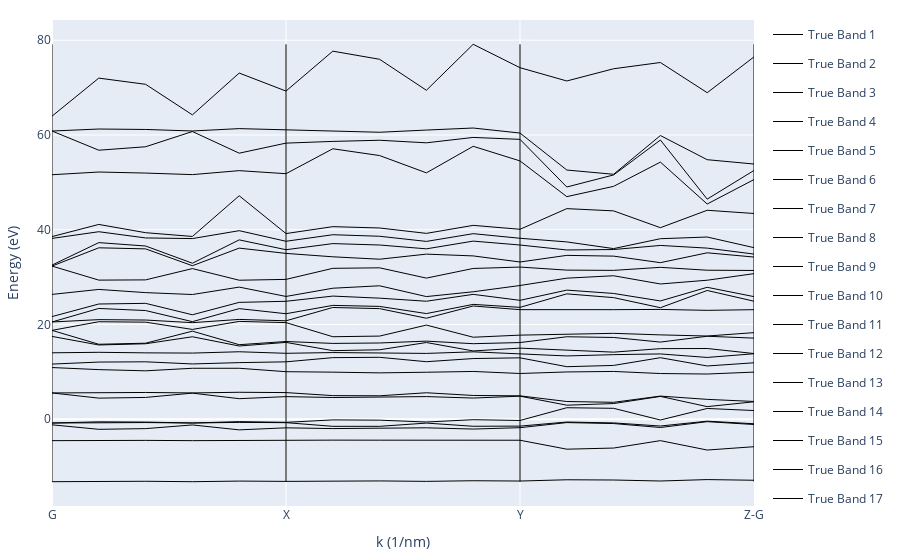
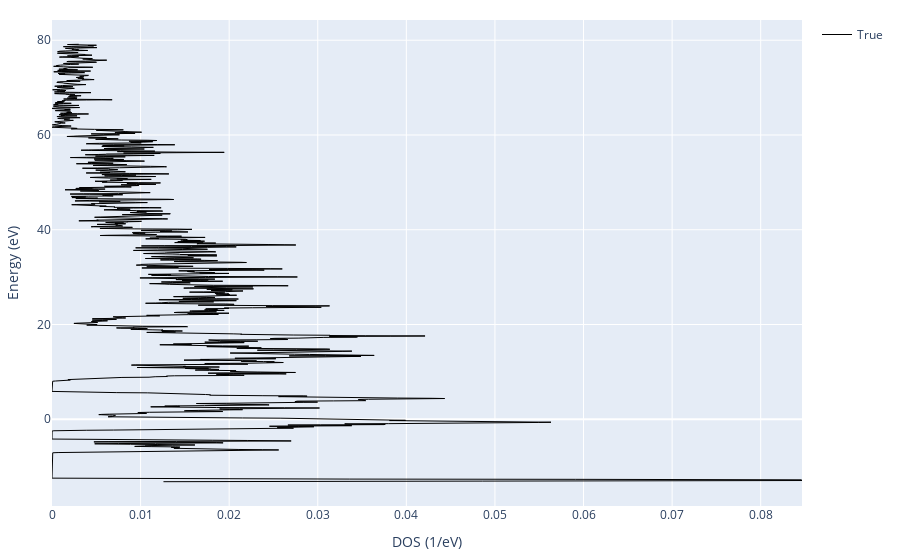
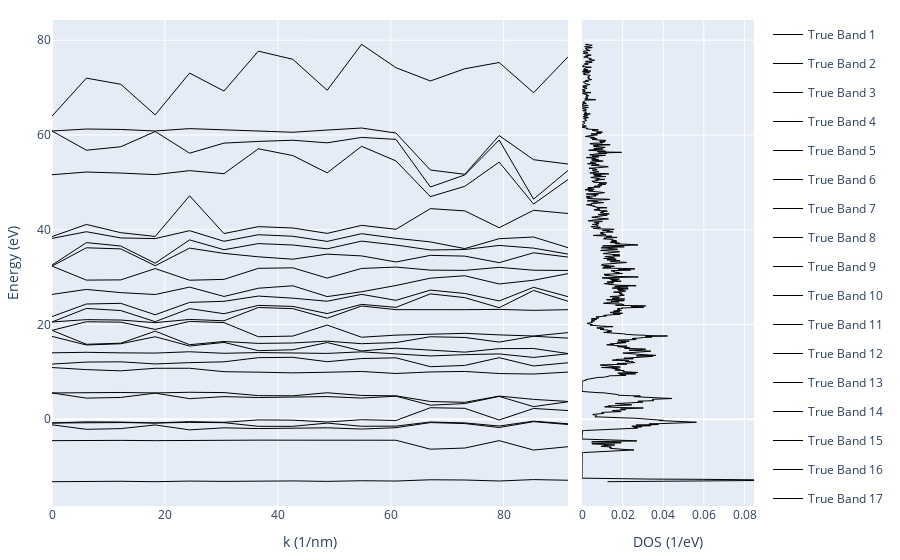

Notebook cell for these charts, in order:
### Code cell
# filepath = savedir_struct / f"{n_atoms}atm_{structure}_bands.html"
fig_bands = plot_bands(k_len, bands, k_idx, k_label, predicted_bands=None, filepath=None)
# filepath = savedir_struct / f"{n_atoms}atm_{structure}_dos.html"
fig_dos = plot_dos(energies, dos, predicted_dos=None, filepath=None)
# filepath = savedir_struct / f"{n_atoms}atm_{structure}_bandsdos.html"
combine_band_and_dos(fig_bands, fig_dos, filepath=None)
None

### Figure 1 — Plotly figure (JSON) as saved in the notebook; plotly's stock layout.template omitted (floating-point values rounded to 4 significant figures)
{"data": [{"legendgroup": "Band 1", "line": {"color": "black", "dash": "solid", "width": 1}, "mode": "lines", "name": "True Band 1", "showlegend": true, "type": "scatter", "x": [0.0, 6.092, 12.18, 18.28, 24.37, 30.46, 36.55, 42.65, 48.74, 54.83, 60.92, 67.02, 73.11, 79.2, 85.29, 91.39], "y": [-13.17, -13.06, -13.08, -13.17, -13.04, -13.11, -12.99, -13.01, -13.1, -12.97, -13.03, -12.77, -12.82, -13.03, -12.73, -12.87]}, {"legendgroup": "Band 2", "line": {"color": "black", "dash": "solid", "width": 1}, "mode": "lines", "name": "True Band 2", "showlegend": true, "type": "scatter", "x": [0.0, 6.092, 12.18, 18.28, 24.37, 30.46, 36.55, 42.65, 48.74, 54.83, 60.92, 67.02, 73.11, 79.2, 85.29, 91.39], "y": [-4.511, -4.442, -4.454, -4.509, -4.432, -4.467, -4.4, -4.411, -4.466, -4.39, -4.424, -6.31, -6.072, -4.506, -6.492, -5.789]}, {"legendgroup": "Band 3", "line": {"color": "black", "dash": "solid", "width": 1}, "mode": "lines", "name": "True Band 3", "showlegend": true, "type": "scatter", "x": [0.0, 6.092, 12.18, 18.28, 24.37, 30.46, 36.55, 42.65, 48.74, 54.83, 60.92, 67.02, 73.11, 79.2, 85.29, 91.39], "y": [-1.169, -2.119, -1.971, -1.196, -2.235, -1.803, -1.964, -1.854, -1.799, -2.063, -1.773, -0.6979, -0.9041, -1.736, -0.5022, -1.103]}, {"legendgroup": "Band 4", "line": {"color": "black", "dash": "solid", "width": 1}, "mode": "lines", "name": "True Band 4", "showlegend": true, "type": "scatter", "x": [0.0, 6.092, 12.18, 18.28, 24.37, 30.46, 36.55, 42.65, 48.74, 54.83, 60.92, 67.02, 73.11, 79.2, 85.29, 91.39], "y": [-0.7882, -0.6732, -0.6926, -0.7853, -0.6575, -0.714, -1.49, -1.491, -0.8038, -1.475, -1.442, -0.5775, -0.7658, -1.424, -0.3992, -0.9454]}, {"legendgroup": "Band 5", "line": {"color": "black", "dash": "solid", "width": 1}, "mode": "lines", "name": "True Band 5", "showlegend": true, "type": "scatter", "x": [0.0, 6.092, 12.18, 18.28, 24.37, 30.46, 36.55, 42.65, 48.74, 54.83, 60.92, 67.02, 73.11, 79.2, 85.29, 91.39], "y": [-0.7882, -0.5403, -0.5912, -0.7851, -0.4973, -0.6444, -0.1316, -0.1874, -0.5742, -0.08661, -0.2504, 2.439, 2.312, -0.1543, 2.284, 1.845]}, {"legendgroup": "Band 6", "line": {"color": "black", "dash": "solid", "width": 1}, "mode": "lines", "name": "True Band 6", "showlegend": true, "type": "scatter", "x": [0.0, 6.092, 12.18, 18.28, 24.37, 30.46, 36.55, 42.65, 48.74, 54.83, 60.92, 67.02, 73.11, 79.2, 85.29, 91.39], "y": [5.557, 4.462, 4.61, 5.517, 4.347, 4.783, 4.593, 4.736, 4.788, 4.479, 4.874, 2.971, 3.322, 4.824, 2.667, 3.69]}, {"legendgroup": "Band 7", "line": {"color": "black", "dash": "solid", "width": 1}, "mode": "lines", "name": "True Band 7", "showlegend": true, "type": "scatter", "x": [0.0, 6.092, 12.18, 18.28, 24.37, 30.46, 36.55, 42.65, 48.74, 54.83, 60.92, 67.02, 73.11, 79.2, 85.29, 91.39], "y": [5.557, 5.68, 5.658, 5.56, 5.698, 5.635, 4.994, 4.957, 5.598, 5.027, 4.946, 3.752, 3.578, 4.892, 4.204, 3.756]}, {"legendgroup": "Band 8", "line": {"color": "black", "dash": "solid", "width": 1}, "mode": "lines", "name": "True Band 8", "showlegend": true, "type": "scatter", "x": [0.0, 6.092, 12.18, 18.28, 24.37, 30.46, 36.55, 42.65, 48.74, 54.83, 60.92, 67.02, 73.11, 79.2, 85.29, 91.39], "y": [10.92, 10.48, 10.23, 10.76, 10.76, 10.04, 9.944, 9.795, 9.927, 10.09, 9.663, 9.989, 10.1, 9.652, 9.549, 9.956]}, {"legendgroup": "Band 9", "line": {"color": "black", "dash": "solid", "width": 1}, "mode": "lines", "name": "True Band 9", "showlegend": true, "type": "scatter", "x": [0.0, 6.092, 12.18, 18.28, 24.37, 30.46, 36.55, 42.65, 48.74, 54.83, 60.92, 67.02, 73.11, 79.2, 85.29, 91.39], "y": [11.65, 12.07, 12.13, 11.68, 11.96, 12.12, 13.01, 13.08, 12.15, 12.81, 12.97, 11.1, 11.36, 13.0, 11.25, 11.92]}, {"legendgroup": "Band 10", "line": {"color": "black", "dash": "solid", "width": 1}, "mode": "lines", "name": "True Band 10", "showlegend": true, "type": "scatter", "x": [0.0, 6.092, 12.18, 18.28, 24.37, 30.46, 36.55, 42.65, 48.74, 54.83, 60.92, 67.02, 73.11, 79.2, 85.29, 91.39], "y": [14.03, 14.13, 14.02, 13.97, 14.25, 13.92, 14.08, 13.94, 13.9, 14.23, 13.87, 13.37, 13.64, 13.79, 13.05, 13.83]}, {"legendgroup": "Band 11", "line": {"color": "black", "dash": "solid", "width": 1}, "mode": "lines", "name": "True Band 11", "showlegend": true, "type": "scatter", "x": [0.0, 6.092, 12.18, 18.28, 24.37, 30.46, 36.55, 42.65, 48.74, 54.83, 60.92, 67.02, 73.11, 79.2, 85.29, 91.39], "y": [17.49, 15.68, 15.94, 17.42, 15.46, 16.22, 14.48, 14.67, 16.2, 14.42, 15.02, 14.54, 14.17, 14.91, 14.94, 13.87]}, {"legendgroup": "Band 12", "line": {"color": "black", "dash": "solid", "width": 1}, "mode": "lines", "name": "True Band 12", "showlegend": true, "type": "scatter", "x": [0.0, 6.092, 12.18, 18.28, 24.37, 30.46, 36.55, 42.65, 48.74, 54.83, 60.92, 67.02, 73.11, 79.2, 85.29, 91.39], "y": [18.76, 15.83, 16.06, 18.6, 15.74, 16.41, 16.01, 16.1, 16.49, 15.95, 16.19, 17.42, 17.27, 16.29, 17.53, 17.12]}, {"legendgroup": "Band 13", "line": {"color": "black", "dash": "solid", "width": 1}, "mode": "lines", "name": "True Band 13", "showlegend": true, "type": "scatter", "x": [0.0, 6.092, 12.18, 18.28, 24.37, 30.46, 36.55, 42.65, 48.74, 54.83, 60.92, 67.02, 73.11, 79.2, 85.29, 91.39], "y": [18.76, 20.59, 20.5, 18.96, 20.66, 20.4, 17.42, 17.56, 19.88, 17.32, 17.76, 17.87, 18.14, 17.81, 17.57, 18.29]}, {"legendgroup": "Band 14", "line": {"color": "black", "dash": "solid", "width": 1}, "mode": "lines", "name": "True Band 14", "showlegend": true, "type": "scatter", "x": [0.0, 6.092, 12.18, 18.28, 24.37, 30.46, 36.55, 42.65, 48.74, 54.83, 60.92, 67.02, 73.11, 79.2, 85.29, 91.39], "y": [20.54, 21.03, 20.94, 20.39, 21.07, 20.79, 23.59, 23.35, 21.32, 23.91, 23.14, 23.08, 23.13, 23.19, 22.99, 23.13]}, {"legendgroup": "Band 15", "line": {"color": "black", "dash": "solid", "width": 1}, "mode": "lines", "name": "True Band 15", "showlegend": true, "type": "scatter", "x": [0.0, 6.092, 12.18, 18.28, 24.37, 30.46, 36.55, 42.65, 48.74, 54.83, 60.92, 67.02, 73.11, 79.2, 85.29, 91.39], "y": [20.54, 23.39, 22.94, 20.6, 23.35, 22.28, 24.04, 23.82, 22.3, 24.25, 23.62, 26.47, 25.68, 23.55, 27.18, 24.92]}, {"legendgroup": "Band 16", "line": {"color": "black", "dash": "solid", "width": 1}, "mode": "lines", "name": "True Band 16", "showlegend": true, "type": "scatter", "x": [0.0, 6.092, 12.18, 18.28, 24.37, 30.46, 36.55, 42.65, 48.74, 54.83, 60.92, 67.02, 73.11, 79.2, 85.29, 91.39], "y": [21.67, 24.33, 24.47, 22.05, 24.67, 24.9, 26.0, 25.56, 24.91, 26.36, 25.1, 27.26, 26.55, 24.97, 27.85, 25.88]}, {"legendgroup": "Band 17", "line": {"color": "black", "dash": "solid", "width": 1}, "mode": "lines", "name": "True Band 17", "showlegend": true, "type": "scatter", "x": [0.0, 6.092, 12.18, 18.28, 24.37, 30.46, 36.55, 42.65, 48.74, 54.83, 60.92, 67.02, 73.11, 79.2, 85.29, 91.39], "y": [26.35, 27.4, 26.73, 26.33, 27.89, 25.92, 27.66, 28.17, 25.89, 26.91, 28.23, 29.78, 30.29, 28.56, 29.35, 30.73]}, {"legendgroup": "Band 18", "line": {"color": "black", "dash": "solid", "width": 1}, "mode": "lines", "name": "True Band 18", "showlegend": true, "type": "scatter", "x": [0.0, 6.092, 12.18, 18.28, 24.37, 30.46, 36.55, 42.65, 48.74, 54.83, 60.92, 67.02, 73.11, 79.2, 85.29, 91.39], "y": [32.33, 29.37, 29.42, 31.8, 29.35, 29.53, 31.86, 31.96, 29.79, 31.83, 32.12, 31.48, 31.42, 32.07, 31.46, 31.41]}, {"legendgroup": "Band 19", "line": {"color": "black", "dash": "solid", "width": 1}, "mode": "lines", "name": "True Band 19", "showlegend": true, "type": "scatter", "x": [0.0, 6.092, 12.18, 18.28, 24.37, 30.46, 36.55, 42.65, 48.74, 54.83, 60.92, 67.02, 73.11, 79.2, 85.29, 91.39], "y": [32.33, 36.19, 35.96, 32.41, 36.12, 35.01, 34.29, 33.78, 34.85, 34.48, 33.19, 34.59, 34.43, 33.05, 35.13, 34.23]}, {"legendgroup": "Band 20", "line": {"color": "black", "dash": "solid", "width": 1}, "mode": "lines", "name": "True Band 20", "showlegend": true, "type": "scatter", "x": [0.0, 6.092, 12.18, 18.28, 24.37, 30.46, 36.55, 42.65, 48.74, 54.83, 60.92, 67.02, 73.11, 79.2, 85.29, 91.39], "y": [32.54, 37.28, 36.56, 32.93, 37.86, 35.79, 37.08, 36.78, 35.97, 37.6, 36.78, 35.73, 35.83, 36.69, 36.12, 34.86]}, {"legendgroup": "Band 21", "line": {"color": "black", "dash": "solid", "width": 1}, "mode": "lines", "name": "True Band 21", "showlegend": true, "type": "scatter", "x": [0.0, 6.092, 12.18, 18.28, 24.37, 30.46, 36.55, 42.65, 48.74, 54.83, 60.92, 67.02, 73.11, 79.2, 85.29, 91.39], "y": [38.17, 39.58, 38.27, 38.13, 39.8, 37.57, 38.95, 38.63, 37.54, 39.17, 38.2, 37.43, 36.02, 38.11, 38.46, 36.22]}, {"legendgroup": "Band 22", "line": {"color": "black", "dash": "solid", "width": 1}, "mode": "lines", "name": "True Band 22", "showlegend": true, "type": "scatter", "x": [0.0, 6.092, 12.18, 18.28, 24.37, 30.46, 36.55, 42.65, 48.74, 54.83, 60.92, 67.02, 73.11, 79.2, 85.29, 91.39], "y": [38.55, 41.12, 39.38, 38.58, 47.17, 39.19, 40.65, 40.37, 39.23, 40.92, 40.1, 44.45, 43.98, 40.43, 44.11, 43.43]}, {"legendgroup": "Band 23", "line": {"color": "black", "dash": "solid", "width": 1}, "mode": "lines", "name": "True Band 23", "showlegend": true, "type": "scatter", "x": [0.0, 6.092, 12.18, 18.28, 24.37, 30.46, 36.55, 42.65, 48.74, 54.83, 60.92, 67.02, 73.11, 79.2, 85.29, 91.39], "y": [51.61, 52.18, 51.96, 51.64, 52.47, 51.83, 57.09, 55.66, 52.01, 57.61, 54.53, 46.98, 49.16, 54.27, 45.43, 50.59]}, {"legendgroup": "Band 24", "line": {"color": "black", "dash": "solid", "width": 1}, "mode": "lines", "name": "True Band 24", "showlegend": true, "type": "scatter", "x": [0.0, 6.092, 12.18, 18.28, 24.37, 30.46, 36.55, 42.65, 48.74, 54.83, 60.92, 67.02, 73.11, 79.2, 85.29, 91.39], "y": [60.83, 56.79, 57.51, 60.73, 56.16, 58.28, 58.64, 58.89, 58.34, 59.48, 59.07, 49.02, 51.56, 58.94, 46.46, 52.52]}, {"legendgroup": "Band 25", "line": {"color": "black", "dash": "solid", "width": 1}, "mode": "lines", "name": "True Band 25", "showlegend": true, "type": "scatter", "x": [0.0, 6.092, 12.18, 18.28, 24.37, 30.46, 36.55, 42.65, 48.74, 54.83, 60.92, 67.02, 73.11, 79.2, 85.29, 91.39], "y": [60.83, 61.25, 61.16, 60.84, 61.34, 61.07, 60.94, 60.57, 61.04, 61.47, 60.41, 52.6, 51.7, 59.88, 54.78, 53.87]}, {"legendgroup": "Band 26", "line": {"color": "black", "dash": "solid", "width": 1}, "mode": "lines", "name": "True Band 26", "showlegend": true, "type": "scatter", "x": [0.0, 6.092, 12.18, 18.28, 24.37, 30.46, 36.55, 42.65, 48.74, 54.83, 60.92, 67.02, 73.11, 79.2, 85.29, 91.39], "y": [63.97, 72.0, 70.69, 64.24, 73.07, 69.27, 77.69, 75.97, 69.43, 79.14, 74.2, 71.4, 73.98, 75.3, 68.92, 76.47]}], "layout": {"margin": {"b": 50, "l": 50, "r": 20, "t": 20}, "shapes": [{"line": {"color": "black", "width": 1}, "type": "line", "x0": 0, "x1": 0, "y0": -13.17, "y1": 79.14}, {"line": {"color": "black", "width": 1}, "type": "line", "x0": 30.46, "x1": 30.46, "y0": -13.17, "y1": 79.14}, {"line": {"color": "black", "width": 1}, "type": "line", "x0": 60.92, "x1": 60.92, "y0": -13.17, "y1": 79.14}, {"line": {"color": "black", "width": 1}, "type": "line", "x0": 91.39, "x1": 91.39, "y0": -13.17, "y1": 79.14}], "showlegend": true, "xaxis": {"range": [0, 91.39], "showticklabels": true, "tickmode": "array", "ticks": "", "ticktext": ["G", "X", "Y", "Z-G"], "tickvals": [0, 30.46, 60.92, 91.39], "title": {"text": "k (1/nm)"}}, "yaxis": {"title": {"text": "Energy (eV)"}}}}

### Figure 2 — Plotly figure (JSON) as saved in the notebook; plotly's stock layout.template omitted (floating-point values rounded to 4 significant figures; data arrays with more than 128 entries replaced by an {"elided": "..."} marker saying what was removed)
{"data": [{"line": {"color": "black", "dash": "solid", "width": 1}, "mode": "lines", "name": "True", "type": "scatter", "x": {"elided": "1847 float values"}, "y": {"elided": "1847 float values"}}], "layout": {"margin": {"b": 20, "l": 50, "r": 50, "t": 20}, "showlegend": true, "xaxis": {"title": {"text": "DOS (1/eV)"}}, "yaxis": {"title": {"text": "Energy (eV)"}}}}

### Figure 3 — Plotly figure (JSON) as saved in the notebook; plotly's stock layout.template omitted (floating-point values rounded to 4 significant figures; data arrays with more than 128 entries replaced by an {"elided": "..."} marker saying what was removed)
{"data": [{"legendgroup": "Band 1", "line": {"color": "black", "dash": "solid", "width": 1}, "mode": "lines", "name": "True Band 1", "showlegend": true, "type": "scatter", "x": [0.0, 6.092, 12.18, 18.28, 24.37, 30.46, 36.55, 42.65, 48.74, 54.83, 60.92, 67.02, 73.11, 79.2, 85.29, 91.39], "xaxis": "x", "y": [-13.17, -13.06, -13.08, -13.17, -13.04, -13.11, -12.99, -13.01, -13.1, -12.97, -13.03, -12.77, -12.82, -13.03, -12.73, -12.87], "yaxis": "y"}, {"legendgroup": "Band 2", "line": {"color": "black", "dash": "solid", "width": 1}, "mode": "lines", "name": "True Band 2", "showlegend": true, "type": "scatter", "x": [0.0, 6.092, 12.18, 18.28, 24.37, 30.46, 36.55, 42.65, 48.74, 54.83, 60.92, 67.02, 73.11, 79.2, 85.29, 91.39], "xaxis": "x", "y": [-4.511, -4.442, -4.454, -4.509, -4.432, -4.467, -4.4, -4.411, -4.466, -4.39, -4.424, -6.31, -6.072, -4.506, -6.492, -5.789], "yaxis": "y"}, {"legendgroup": "Band 3", "line": {"color": "black", "dash": "solid", "width": 1}, "mode": "lines", "name": "True Band 3", "showlegend": true, "type": "scatter", "x": [0.0, 6.092, 12.18, 18.28, 24.37, 30.46, 36.55, 42.65, 48.74, 54.83, 60.92, 67.02, 73.11, 79.2, 85.29, 91.39], "xaxis": "x", "y": [-1.169, -2.119, -1.971, -1.196, -2.235, -1.803, -1.964, -1.854, -1.799, -2.063, -1.773, -0.6979, -0.9041, -1.736, -0.5022, -1.103], "yaxis": "y"}, {"legendgroup": "Band 4", "line": {"color": "black", "dash": "solid", "width": 1}, "mode": "lines", "name": "True Band 4", "showlegend": true, "type": "scatter", "x": [0.0, 6.092, 12.18, 18.28, 24.37, 30.46, 36.55, 42.65, 48.74, 54.83, 60.92, 67.02, 73.11, 79.2, 85.29, 91.39], "xaxis": "x", "y": [-0.7882, -0.6732, -0.6926, -0.7853, -0.6575, -0.714, -1.49, -1.491, -0.8038, -1.475, -1.442, -0.5775, -0.7658, -1.424, -0.3992, -0.9454], "yaxis": "y"}, {"legendgroup": "Band 5", "line": {"color": "black", "dash": "solid", "width": 1}, "mode": "lines", "name": "True Band 5", "showlegend": true, "type": "scatter", "x": [0.0, 6.092, 12.18, 18.28, 24.37, 30.46, 36.55, 42.65, 48.74, 54.83, 60.92, 67.02, 73.11, 79.2, 85.29, 91.39], "xaxis": "x", "y": [-0.7882, -0.5403, -0.5912, -0.7851, -0.4973, -0.6444, -0.1316, -0.1874, -0.5742, -0.08661, -0.2504, 2.439, 2.312, -0.1543, 2.284, 1.845], "yaxis": "y"}, {"legendgroup": "Band 6", "line": {"color": "black", "dash": "solid", "width": 1}, "mode": "lines", "name": "True Band 6", "showlegend": true, "type": "scatter", "x": [0.0, 6.092, 12.18, 18.28, 24.37, 30.46, 36.55, 42.65, 48.74, 54.83, 60.92, 67.02, 73.11, 79.2, 85.29, 91.39], "xaxis": "x", "y": [5.557, 4.462, 4.61, 5.517, 4.347, 4.783, 4.593, 4.736, 4.788, 4.479, 4.874, 2.971, 3.322, 4.824, 2.667, 3.69], "yaxis": "y"}, {"legendgroup": "Band 7", "line": {"color": "black", "dash": "solid", "width": 1}, "mode": "lines", "name": "True Band 7", "showlegend": true, "type": "scatter", "x": [0.0, 6.092, 12.18, 18.28, 24.37, 30.46, 36.55, 42.65, 48.74, 54.83, 60.92, 67.02, 73.11, 79.2, 85.29, 91.39], "xaxis": "x", "y": [5.557, 5.68, 5.658, 5.56, 5.698, 5.635, 4.994, 4.957, 5.598, 5.027, 4.946, 3.752, 3.578, 4.892, 4.204, 3.756], "yaxis": "y"}, {"legendgroup": "Band 8", "line": {"color": "black", "dash": "solid", "width": 1}, "mode": "lines", "name": "True Band 8", "showlegend": true, "type": "scatter", "x": [0.0, 6.092, 12.18, 18.28, 24.37, 30.46, 36.55, 42.65, 48.74, 54.83, 60.92, 67.02, 73.11, 79.2, 85.29, 91.39], "xaxis": "x", "y": [10.92, 10.48, 10.23, 10.76, 10.76, 10.04, 9.944, 9.795, 9.927, 10.09, 9.663, 9.989, 10.1, 9.652, 9.549, 9.956], "yaxis": "y"}, {"legendgroup": "Band 9", "line": {"color": "black", "dash": "solid", "width": 1}, "mode": "lines", "name": "True Band 9", "showlegend": true, "type": "scatter", "x": [0.0, 6.092, 12.18, 18.28, 24.37, 30.46, 36.55, 42.65, 48.74, 54.83, 60.92, 67.02, 73.11, 79.2, 85.29, 91.39], "xaxis": "x", "y": [11.65, 12.07, 12.13, 11.68, 11.96, 12.12, 13.01, 13.08, 12.15, 12.81, 12.97, 11.1, 11.36, 13.0, 11.25, 11.92], "yaxis": "y"}, {"legendgroup": "Band 10", "line": {"color": "black", "dash": "solid", "width": 1}, "mode": "lines", "name": "True Band 10", "showlegend": true, "type": "scatter", "x": [0.0, 6.092, 12.18, 18.28, 24.37, 30.46, 36.55, 42.65, 48.74, 54.83, 60.92, 67.02, 73.11, 79.2, 85.29, 91.39], "xaxis": "x", "y": [14.03, 14.13, 14.02, 13.97, 14.25, 13.92, 14.08, 13.94, 13.9, 14.23, 13.87, 13.37, 13.64, 13.79, 13.05, 13.83], "yaxis": "y"}, {"legendgroup": "Band 11", "line": {"color": "black", "dash": "solid", "width": 1}, "mode": "lines", "name": "True Band 11", "showlegend": true, "type": "scatter", "x": [0.0, 6.092, 12.18, 18.28, 24.37, 30.46, 36.55, 42.65, 48.74, 54.83, 60.92, 67.02, 73.11, 79.2, 85.29, 91.39], "xaxis": "x", "y": [17.49, 15.68, 15.94, 17.42, 15.46, 16.22, 14.48, 14.67, 16.2, 14.42, 15.02, 14.54, 14.17, 14.91, 14.94, 13.87], "yaxis": "y"}, {"legendgroup": "Band 12", "line": {"color": "black", "dash": "solid", "width": 1}, "mode": "lines", "name": "True Band 12", "showlegend": true, "type": "scatter", "x": [0.0, 6.092, 12.18, 18.28, 24.37, 30.46, 36.55, 42.65, 48.74, 54.83, 60.92, 67.02, 73.11, 79.2, 85.29, 91.39], "xaxis": "x", "y": [18.76, 15.83, 16.06, 18.6, 15.74, 16.41, 16.01, 16.1, 16.49, 15.95, 16.19, 17.42, 17.27, 16.29, 17.53, 17.12], "yaxis": "y"}, {"legendgroup": "Band 13", "line": {"color": "black", "dash": "solid", "width": 1}, "mode": "lines", "name": "True Band 13", "showlegend": true, "type": "scatter", "x": [0.0, 6.092, 12.18, 18.28, 24.37, 30.46, 36.55, 42.65, 48.74, 54.83, 60.92, 67.02, 73.11, 79.2, 85.29, 91.39], "xaxis": "x", "y": [18.76, 20.59, 20.5, 18.96, 20.66, 20.4, 17.42, 17.56, 19.88, 17.32, 17.76, 17.87, 18.14, 17.81, 17.57, 18.29], "yaxis": "y"}, {"legendgroup": "Band 14", "line": {"color": "black", "dash": "solid", "width": 1}, "mode": "lines", "name": "True Band 14", "showlegend": true, "type": "scatter", "x": [0.0, 6.092, 12.18, 18.28, 24.37, 30.46, 36.55, 42.65, 48.74, 54.83, 60.92, 67.02, 73.11, 79.2, 85.29, 91.39], "xaxis": "x", "y": [20.54, 21.03, 20.94, 20.39, 21.07, 20.79, 23.59, 23.35, 21.32, 23.91, 23.14, 23.08, 23.13, 23.19, 22.99, 23.13], "yaxis": "y"}, {"legendgroup": "Band 15", "line": {"color": "black", "dash": "solid", "width": 1}, "mode": "lines", "name": "True Band 15", "showlegend": true, "type": "scatter", "x": [0.0, 6.092, 12.18, 18.28, 24.37, 30.46, 36.55, 42.65, 48.74, 54.83, 60.92, 67.02, 73.11, 79.2, 85.29, 91.39], "xaxis": "x", "y": [20.54, 23.39, 22.94, 20.6, 23.35, 22.28, 24.04, 23.82, 22.3, 24.25, 23.62, 26.47, 25.68, 23.55, 27.18, 24.92], "yaxis": "y"}, {"legendgroup": "Band 16", "line": {"color": "black", "dash": "solid", "width": 1}, "mode": "lines", "name": "True Band 16", "showlegend": true, "type": "scatter", "x": [0.0, 6.092, 12.18, 18.28, 24.37, 30.46, 36.55, 42.65, 48.74, 54.83, 60.92, 67.02, 73.11, 79.2, 85.29, 91.39], "xaxis": "x", "y": [21.67, 24.33, 24.47, 22.05, 24.67, 24.9, 26.0, 25.56, 24.91, 26.36, 25.1, 27.26, 26.55, 24.97, 27.85, 25.88], "yaxis": "y"}, {"legendgroup": "Band 17", "line": {"color": "black", "dash": "solid", "width": 1}, "mode": "lines", "name": "True Band 17", "showlegend": true, "type": "scatter", "x": [0.0, 6.092, 12.18, 18.28, 24.37, 30.46, 36.55, 42.65, 48.74, 54.83, 60.92, 67.02, 73.11, 79.2, 85.29, 91.39], "xaxis": "x", "y": [26.35, 27.4, 26.73, 26.33, 27.89, 25.92, 27.66, 28.17, 25.89, 26.91, 28.23, 29.78, 30.29, 28.56, 29.35, 30.73], "yaxis": "y"}, {"legendgroup": "Band 18", "line": {"color": "black", "dash": "solid", "width": 1}, "mode": "lines", "name": "True Band 18", "showlegend": true, "type": "scatter", "x": [0.0, 6.092, 12.18, 18.28, 24.37, 30.46, 36.55, 42.65, 48.74, 54.83, 60.92, 67.02, 73.11, 79.2, 85.29, 91.39], "xaxis": "x", "y": [32.33, 29.37, 29.42, 31.8, 29.35, 29.53, 31.86, 31.96, 29.79, 31.83, 32.12, 31.48, 31.42, 32.07, 31.46, 31.41], "yaxis": "y"}, {"legendgroup": "Band 19", "line": {"color": "black", "dash": "solid", "width": 1}, "mode": "lines", "name": "True Band 19", "showlegend": true, "type": "scatter", "x": [0.0, 6.092, 12.18, 18.28, 24.37, 30.46, 36.55, 42.65, 48.74, 54.83, 60.92, 67.02, 73.11, 79.2, 85.29, 91.39], "xaxis": "x", "y": [32.33, 36.19, 35.96, 32.41, 36.12, 35.01, 34.29, 33.78, 34.85, 34.48, 33.19, 34.59, 34.43, 33.05, 35.13, 34.23], "yaxis": "y"}, {"legendgroup": "Band 20", "line": {"color": "black", "dash": "solid", "width": 1}, "mode": "lines", "name": "True Band 20", "showlegend": true, "type": "scatter", "x": [0.0, 6.092, 12.18, 18.28, 24.37, 30.46, 36.55, 42.65, 48.74, 54.83, 60.92, 67.02, 73.11, 79.2, 85.29, 91.39], "xaxis": "x", "y": [32.54, 37.28, 36.56, 32.93, 37.86, 35.79, 37.08, 36.78, 35.97, 37.6, 36.78, 35.73, 35.83, 36.69, 36.12, 34.86], "yaxis": "y"}, {"legendgroup": "Band 21", "line": {"color": "black", "dash": "solid", "width": 1}, "mode": "lines", "name": "True Band 21", "showlegend": true, "type": "scatter", "x": [0.0, 6.092, 12.18, 18.28, 24.37, 30.46, 36.55, 42.65, 48.74, 54.83, 60.92, 67.02, 73.11, 79.2, 85.29, 91.39], "xaxis": "x", "y": [38.17, 39.58, 38.27, 38.13, 39.8, 37.57, 38.95, 38.63, 37.54, 39.17, 38.2, 37.43, 36.02, 38.11, 38.46, 36.22], "yaxis": "y"}, {"legendgroup": "Band 22", "line": {"color": "black", "dash": "solid", "width": 1}, "mode": "lines", "name": "True Band 22", "showlegend": true, "type": "scatter", "x": [0.0, 6.092, 12.18, 18.28, 24.37, 30.46, 36.55, 42.65, 48.74, 54.83, 60.92, 67.02, 73.11, 79.2, 85.29, 91.39], "xaxis": "x", "y": [38.55, 41.12, 39.38, 38.58, 47.17, 39.19, 40.65, 40.37, 39.23, 40.92, 40.1, 44.45, 43.98, 40.43, 44.11, 43.43], "yaxis": "y"}, {"legendgroup": "Band 23", "line": {"color": "black", "dash": "solid", "width": 1}, "mode": "lines", "name": "True Band 23", "showlegend": true, "type": "scatter", "x": [0.0, 6.092, 12.18, 18.28, 24.37, 30.46, 36.55, 42.65, 48.74, 54.83, 60.92, 67.02, 73.11, 79.2, 85.29, 91.39], "xaxis": "x", "y": [51.61, 52.18, 51.96, 51.64, 52.47, 51.83, 57.09, 55.66, 52.01, 57.61, 54.53, 46.98, 49.16, 54.27, 45.43, 50.59], "yaxis": "y"}, {"legendgroup": "Band 24", "line": {"color": "black", "dash": "solid", "width": 1}, "mode": "lines", "name": "True Band 24", "showlegend": true, "type": "scatter", "x": [0.0, 6.092, 12.18, 18.28, 24.37, 30.46, 36.55, 42.65, 48.74, 54.83, 60.92, 67.02, 73.11, 79.2, 85.29, 91.39], "xaxis": "x", "y": [60.83, 56.79, 57.51, 60.73, 56.16, 58.28, 58.64, 58.89, 58.34, 59.48, 59.07, 49.02, 51.56, 58.94, 46.46, 52.52], "yaxis": "y"}, {"legendgroup": "Band 25", "line": {"color": "black", "dash": "solid", "width": 1}, "mode": "lines", "name": "True Band 25", "showlegend": true, "type": "scatter", "x": [0.0, 6.092, 12.18, 18.28, 24.37, 30.46, 36.55, 42.65, 48.74, 54.83, 60.92, 67.02, 73.11, 79.2, 85.29, 91.39], "xaxis": "x", "y": [60.83, 61.25, 61.16, 60.84, 61.34, 61.07, 60.94, 60.57, 61.04, 61.47, 60.41, 52.6, 51.7, 59.88, 54.78, 53.87], "yaxis": "y"}, {"legendgroup": "Band 26", "line": {"color": "black", "dash": "solid", "width": 1}, "mode": "lines", "name": "True Band 26", "showlegend": true, "type": "scatter", "x": [0.0, 6.092, 12.18, 18.28, 24.37, 30.46, 36.55, 42.65, 48.74, 54.83, 60.92, 67.02, 73.11, 79.2, 85.29, 91.39], "xaxis": "x", "y": [63.97, 72.0, 70.69, 64.24, 73.07, 69.27, 77.69, 75.97, 69.43, 79.14, 74.2, 71.4, 73.98, 75.3, 68.92, 76.47], "yaxis": "y"}, {"line": {"color": "black", "dash": "solid", "width": 1}, "mode": "lines", "name": "True", "type": "scatter", "x": {"elided": "1847 float values"}, "xaxis": "x2", "y": {"elided": "1847 float values"}, "yaxis": "y2"}], "layout": {"margin": {"b": 40, "l": 50, "r": 20, "t": 20}, "showlegend": true, "xaxis": {"anchor": "y", "domain": [0, 0.735], "title": {"text": "k (1/nm)"}}, "xaxis2": {"anchor": "y2", "domain": [0.755, 1], "title": {"text": "DOS (1/eV)"}}, "yaxis": {"anchor": "x", "domain": [0, 1], "title": {"text": "Energy (eV)"}}, "yaxis2": {"anchor": "x2", "domain": [0, 1], "matches": "y", "showticklabels": false}}}
